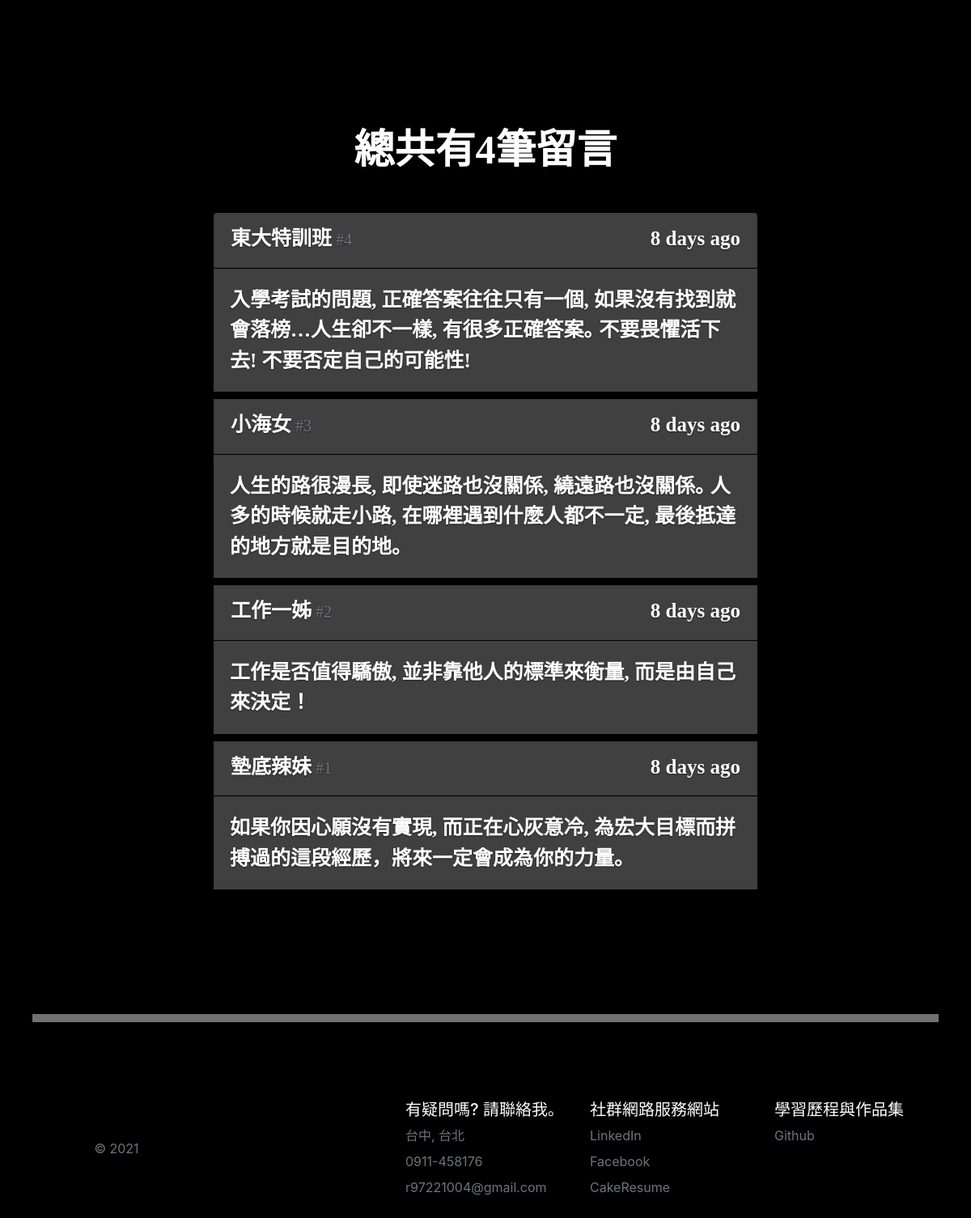
The page /message (lower part) on the database as committed earlier.
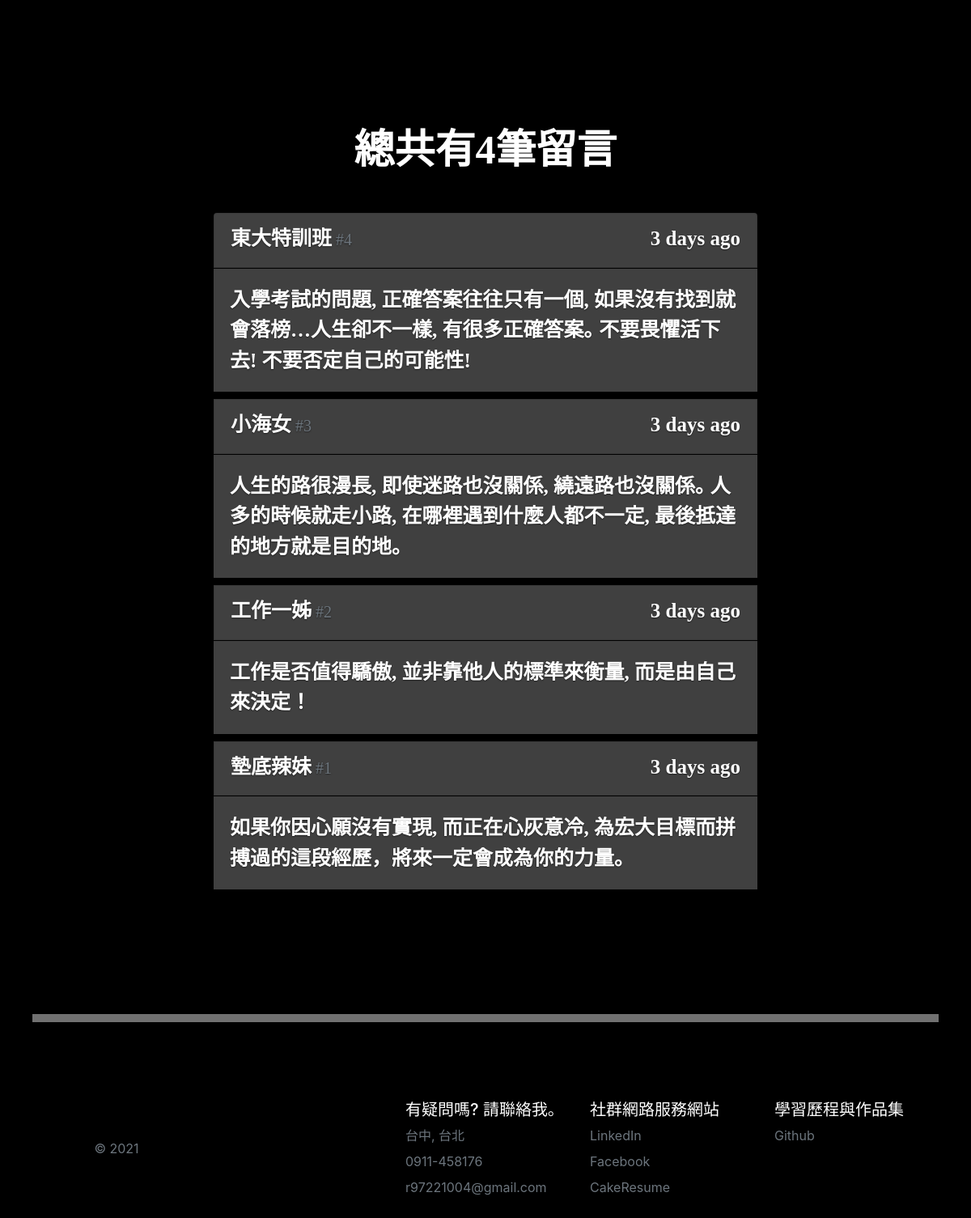
The same page on the database as committed later.
### PersonalWeb/models.py (models this page shows)
class Message(db.Model):
    id = db.Column(db.Integer, primary_key = True)
    name = db.Column(db.String(20))
    body = db.Column(db.String(200))
    timestamp = db.Column(db.DateTime, default = datetime.utcnow, index = True )

### PersonalWeb/views.py (the view, shortened to what this page needs)
@app.route('/message', methods = ['GET', 'POST'])
def message():
    form = HelloForm()
    messages = Message.query.order_by(Message.timestamp.desc()).all()
    return render_template('message.html', form = form, messages = messages)

### PersonalWeb/templates/message.html (shortened to what this page needs)
{% extends 'base.html' %}
{% from 'bootstrap/form.html' import render_form %}
{% block main %}
<div class="total">
    總共有{{ messages | length }}筆留言
</div>
<div class="list-group">
    {% for message in messages %}
        <a class="list-group-item list-group-item-action flex-column mylist">
            <div class="d-flex w-100 justify-content-between">
                <span class="mb-1 name">
                    {{ message.name }}<small class="text-muted"> #{{ loop.revindex }}</small>
                </span >
                <span class="mb-1 name" data-toggle='tooltip' data-placeent="top"
                      data-timestamp="{{ message.timestamp.strftime('%Y-%m-%dT%H:%M:%SZ') }}"
                      data-delay="500">
                      {{ moment(message.timestamp).fromNow(refresh=True) }}
                </span>
            </div>
        </a>
        <p class ="mb-1 text-left word">{{ message.body }}</p>
    {% endfor %}
</div>
<center ><div class="divider1"></div></center>
{% endblock %}

Rows that differ between the two databases and show on the page:
changed Message "東大特訓班": timestamp "8 days ago" → "3 days ago"
changed Message "小海女": timestamp "8 days ago" → "3 days ago"
changed Message "工作一姊": timestamp "8 days ago" → "3 days ago"
changed Message "墊底辣妹": timestamp "8 days ago" → "3 days ago"
